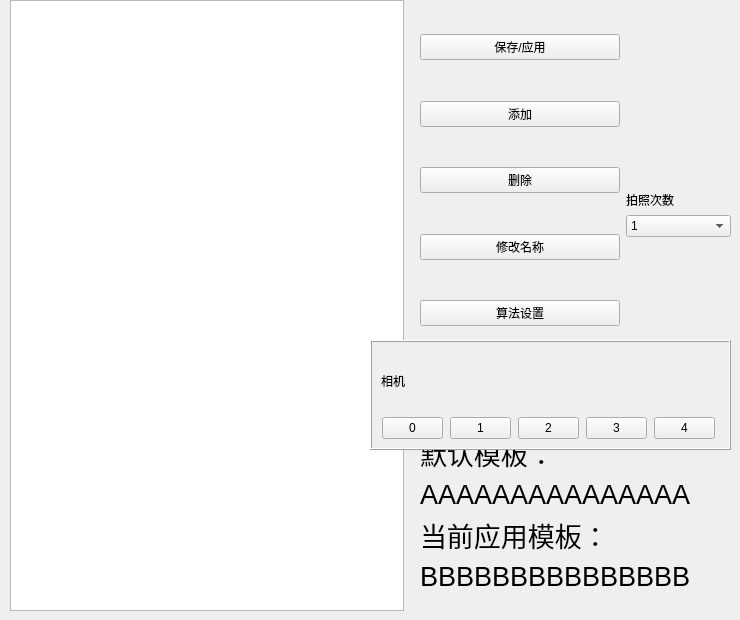
    <widget class="QWidget" name="tab_4">
     <attribute name="title">
      <string>模板管理</string>
     </attribute>
     <widget class="QWidget" name="layoutWidget1_1">
      <property name="geometry">
       <rect>
        <x>10</x>
        <y>0</y>
        <width>721</width>
        <height>611</height>
       </rect>
      </property>
      <layout class="QHBoxLayout" name="horizontalLayout_4">
       <item>
        <widget class="QListWidget" name="listWidget">
         <property name="font">
          <font>
           <family>幼圆</family>
           <pointsize>20</pointsize>
           <weight>50</weight>
           <italic>false</italic>
           <bold>false</bold>
          </font>
         </property>
        </widget>
       </item>
       <item>
        <spacer name="horizontalSpacer_23">
         <property name="orientation">
          <enum>Qt::Horizontal</enum>
         </property>
         <property name="sizeType">
          <enum>QSizePolicy::Fixed</enum>
         </property>
         <property name="sizeHint" stdset="0">
          <size>
           <width>10</width>
           <height>20</height>
          </size>
         </property>
        </spacer>
       </item>
       <item>
        <layout class="QVBoxLayout" name="verticalLayout_12">
         <item>
          <layout class="QHBoxLayout" name="horizontalLayout">
           <item>
            <layout class="QVBoxLayout" name="verticalLayout_8">
             <item>
              <spacer name="verticalSpacer_11">
               <property name="orientation">
                <enum>Qt::Vertical</enum>
               </property>
               <property name="sizeHint" stdset="0">
                <size>
                 <width>20</width>
                 <height>40</height>
                </size>
               </property>
              </spacer>
             </item>
             <item>
              <widget class="QPushButton" name="pB_Model_Apply">
               <property name="minimumSize">
                <size>
                 <width>200</width>
                 <height>0</height>
                </size>
               </property>
               <property name="maximumSize">
                <size>
                 <width>200</width>
                 <height>16777215</height>
                </size>
               </property>
               <property name="styleSheet">
                <string notr="true">font: 20pt &quot;幼圆&quot;;</string>
               </property>
               <property name="text">
                <string>保存/应用</string>
               </property>
              </widget>
             </item>
             <item>
              <spacer name="verticalSpacer_6">
               <property name="orientation">
                <enum>Qt::Vertical</enum>
               </property>
               <property name="sizeHint" stdset="0">
                <size>
                 <width>20</width>
                 <height>40</height>
                </size>
               </property>
              </spacer>
             </item>
             <item>
              <widget class="QPushButton" name="pB_Model_Add">
               <property name="minimumSize">
                <size>
                 <width>200</width>
                 <height>0</height>
                </size>
               </property>
               <property name="maximumSize">
                <size>
                 <width>200</width>
                 <height>16777215</height>
                </size>
               </property>
               <property name="styleSheet">
                <string notr="true">font: 20pt &quot;幼圆&quot;;</string>
               </property>
               <property name="text">
                <string>添加</string>
               </property>
              </widget>
             </item>
             <item>
              <spacer name="verticalSpacer_7">
               <property name="orientation">
                <enum>Qt::Vertical</enum>
               </property>
               <property name="sizeHint" stdset="0">
                <size>
                 <width>20</width>
                 <height>40</height>
                </size>
               </property>
              </spacer>
             </item>
             <item>
              <widget class="QPushButton" name="pB_Model_Delete">
               <property name="minimumSize">
                <size>
                 <width>200</width>
                 <height>0</height>
                </size>
               </property>
               <property name="maximumSize">
                <size>
                 <width>200</width>
                 <height>16777215</height>
                </size>
               </property>
               <property name="styleSheet">
                <string notr="true">font: 20pt &quot;幼圆&quot;;</string>
               </property>
               <property name="text">
                <string>删除</string>
               </property>
              </widget>
             </item>
             <item>
              <spacer name="verticalSpacer_8">
               <property name="orientation">
                <enum>Qt::Vertical</enum>
               </property>
               <property name="sizeHint" stdset="0">
                <size>
                 <width>20</width>
                 <height>40</height>
                </size>
               </property>
              </spacer>
             </item>
             <item>
              <widget class="QPushButton" name="pB_Model_ChangeName">
               <property name="minimumSize">
                <size>
                 <width>200</width>
                 <height>0</height>
                </size>
               </property>
               <property name="maximumSize">
                <size>
                 <width>200</width>
                 <height>16777215</height>
                </size>
               </property>
               <property name="styleSheet">
                <string notr="true">font: 20pt &quot;幼圆&quot;;</string>
               </property>
               <property name="text">
                <string>修改名称</string>
               </property>
              </widget>
             </item>
             <item>
              <spacer name="verticalSpacer_9">
               <property name="orientation">
                <enum>Qt::Vertical</enum>
               </property>
               <property name="sizeHint" stdset="0">
                <size>
                 <width>20</width>
                 <height>40</height>
                </size>
               </property>
              </spacer>
             </item>
             <item>
              <widget class="QPushButton" name="pB_AlgSetting">
               <property name="minimumSize">
                <size>
                 <width>200</width>
                 <height>0</height>
                </size>
               </property>
               <property name="maximumSize">
                <size>
                 <width>200</width>
                 <height>16777215</height>
                </size>
               </property>
               <property name="styleSheet">
                <string notr="true">font: 20pt &quot;幼圆&quot;;</string>
               </property>
               <property name="text">
                <string>算法设置</string>
               </property>
               <property name="checkable">
                <bool>true</bool>
               </property>
              </widget>
             </item>
             <item>
              <spacer name="verticalSpacer_10">
               <property name="orientation">
                <enum>Qt::Vertical</enum>
               </property>
               <property name="sizeHint" stdset="0">
                <size>
                 <width>20</width>
                 <height>40</height>
                </size>
               </property>
              </spacer>
             </item>
             <item>
              <widget class="QPushButton" name="pB_Model_Exit1">
               <property name="minimumSize">
                <size>
                 <width>200</width>
                 <height>0</height>
                </size>
               </property>
               <property name="maximumSize">
                <size>
                 <width>200</width>
                 <height>16777215</height>
                </size>
               </property>
               <property name="styleSheet">
                <string notr="true">font: 20pt &quot;幼圆&quot;;</string>
               </property>
               <property name="text">
                <string>退出</string>
               </property>
              </widget>
             </item>
             <item>
              <spacer name="verticalSpacer_12">
               <property name="orientation">
                <enum>Qt::Vertical</enum>
               </property>
               <property name="sizeHint" stdset="0">
                <size>
                 <width>20</width>
                 <height>40</height>
                </size>
               </property>
              </spacer>
             </item>
            </layout>
           </item>
           <item>
            <layout class="QVBoxLayout" name="verticalLayout_2">
             <item>
              <spacer name="verticalSpacer_5">
               <property name="orientation">
                <enum>Qt::Vertical</enum>
               </property>
               <property name="sizeHint" stdset="0">
                <size>
                 <width>20</width>
                 <height>40</height>
                </size>
               </property>
              </spacer>
             </item>
             <item>
              <widget class="QLabel" name="label_92">
               <property name="text">
                <string>拍照次数</string>
               </property>
              </widget>
             </item>
             <item>
              <widget class="QComboBox" name="cB_photoTimes">
               <item>
                <property name="text">
                 <string>1</string>
                </property>
               </item>
               <item>
                <property name="text">
                 <string>2</string>
                </property>
               </item>
               <item>
                <property name="text">
                 <string>3</string>
                </property>
               </item>
               <item>
                <property name="text">
                 <string>4</string>
                </property>
               </item>
               <item>
                <property name="text">
                 <string>5</string>
                </property>
               </item>
               <item>
                <property name="text">
                 <string>6</string>
                </property>
               </item>
              </widget>
             </item>
             <item>
              <spacer name="verticalSpacer_4">
               <property name="orientation">
                <enum>Qt::Vertical</enum>
               </property>
               <property name="sizeHint" stdset="0">
                <size>
                 <width>20</width>
                 <height>40</height>
                </size>
               </property>
              </spacer>
             </item>
            </layout>
           </item>
          </layout>
         </item>
         <item>
          <layout class="QVBoxLayout" name="verticalLayout_3">
           <item>
            <widget class="QLabel" name="label_54">
             <property name="minimumSize">
              <size>
               <width>0</width>
               <height>40</height>
              </size>
             </property>
             <property name="maximumSize">
              <size>
               <width>16777215</width>
               <height>40</height>
              </size>
             </property>
             <property name="font">
              <font>
               <family>幼圆</family>
               <pointsize>20</pointsize>
               <weight>50</weight>
               <italic>false</italic>
               <bold>false</bold>
              </font>
             </property>
             <property name="styleSheet">
              <string notr="true">font: 20pt &quot;幼圆&quot;;</string>
             </property>
             <property name="text">
              <string>默认模板：</string>
             </property>
            </widget>
           </item>
           <item>
            <widget class="QLabel" name="lb_DefaultName">
             <property name="minimumSize">
              <size>
               <width>311</width>
               <height>30</height>
              </size>
             </property>
             <property name="maximumSize">
              <size>
               <width>311</width>
               <height>30</height>
              </size>
             </property>
             <property name="font">
              <font>
               <family>Arial</family>
               <pointsize>20</pointsize>
               <weight>50</weight>
               <italic>false</italic>
               <bold>false</bold>
              </font>
             </property>
             <property name="styleSheet">
              <string notr="true">font: 20pt &quot;Arial&quot;;</string>
             </property>
             <property name="text">
              <string>AAAAAAAAAAAAAAA</string>
             </property>
             <property name="alignment">
              <set>Qt::AlignLeading|Qt::AlignLeft|Qt::AlignVCenter</set>
             </property>
            </widget>
           </item>
           <item>
            <widget class="QLabel" name="label_56">
             <property name="minimumSize">
              <size>
               <width>0</width>
               <height>40</height>
              </size>
             </property>
             <property name="maximumSize">
              <size>
               <width>16777215</width>
               <height>40</height>
              </size>
             </property>
             <property name="font">
              <font>
               <family>幼圆</family>
               <pointsize>20</pointsize>
               <weight>50</weight>
               <italic>false</italic>
               <bold>false</bold>
              </font>
             </property>
             <property name="styleSheet">
              <string notr="true">font: 20pt &quot;幼圆&quot;;</string>
             </property>
             <property name="text">
              <string>当前应用模板：</string>
             </property>
            </widget>
           </item>
           <item>
            <widget class="QLabel" name="lb_AppliedName">
             <property name="minimumSize">
              <size>
               <width>311</width>
               <height>30</height>
              </size>
             </property>
             <property name="maximumSize">
              <size>
               <width>311</width>
               <height>30</height>
              </size>
             </property>
             <property name="font">
              <font>
               <family>Arial</family>
               <pointsize>20</pointsize>
               <weight>50</weight>
               <italic>false</italic>
               <bold>false</bold>
              </font>
             </property>
             <property name="styleSheet">
              <string notr="true">font: 20pt &quot;Arial&quot;;</string>
             </property>
             <property name="text">
              <string>BBBBBBBBBBBBBBB</string>
             </property>
             <property name="alignment">
              <set>Qt::AlignLeading|Qt::AlignLeft|Qt::AlignVCenter</set>
             </property>
            </widget>
           </item>
           <item>
            <spacer name="verticalSpacer">
             <property name="orientation">
              <enum>Qt::Vertical</enum>
             </property>
             <property name="sizeType">
              <enum>QSizePolicy::Fixed</enum>
             </property>
             <property name="sizeHint" stdset="0">
              <size>
               <width>20</width>
               <height>20</height>
              </size>
             </property>
            </spacer>
           </item>
          </layout>
         </item>
        </layout>
       </item>
      </layout>
     </widget>
     <widget class="QFrame" name="frame_Alg">
      <property name="geometry">
       <rect>
        <x>370</x>
        <y>340</y>
        <width>361</width>
        <height>110</height>
       </rect>
      </property>
      <property name="autoFillBackground">
       <bool>true</bool>
      </property>
      <property name="frameShape">
       <enum>QFrame::Box</enum>
      </property>
      <property name="frameShadow">
       <enum>QFrame::Raised</enum>
      </property>
      <layout class="QVBoxLayout" name="verticalLayout_18">
       <item>
        <widget class="QLabel" name="label_47">
         <property name="text">
          <string>相机</string>
         </property>
        </widget>
       </item>
       <item>
        <layout class="QHBoxLayout" name="horizontalLayout_13">
         <item>
          <widget class="QPushButton" name="pB_AlgCam0">
           <property name="minimumSize">
            <size>
             <width>61</width>
             <height>0</height>
            </size>
           </property>
           <property name="maximumSize">
            <size>
             <width>61</width>
             <height>16777215</height>
            </size>
           </property>
           <property name="text">
            <string>0</string>
           </property>
          </widget>
         </item>
         <item>
          <widget class="QPushButton" name="pB_AlgCam1">
           <property name="minimumSize">
            <size>
             <width>61</width>
             <height>0</height>
            </size>
           </property>
           <property name="maximumSize">
            <size>
             <width>61</width>
             <height>16777215</height>
            </size>
           </property>
           <property name="text">
            <string>1</string>
           </property>
          </widget>
         </item>
         <item>
          <widget class="QPushButton" name="pB_AlgCam2">
           <property name="minimumSize">
            <size>
             <width>61</width>
             <height>0</height>
            </size>
           </property>
           <property name="maximumSize">
            <size>
             <width>61</width>
             <height>16777215</height>
            </size>
           </property>
           <property name="text">
            <string>2</string>
           </property>
          </widget>
         </item>
         <item>
          <widget class="QPushButton" name="pB_AlgCam3">
           <property name="minimumSize">
            <size>
             <width>61</width>
             <height>0</height>
            </size>
           </property>
           <property name="maximumSize">
            <size>
             <width>61</width>
             <height>16777215</height>
            </size>
           </property>
           <property name="text">
            <string>3</string>
           </property>
          </widget>
         </item>
         <item>
          <widget class="QPushButton" name="pB_AlgCam4">
           <property name="minimumSize">
            <size>
             <width>61</width>
             <height>0</height>
            </size>
           </property>
           <property name="maximumSize">
            <size>
             <width>61</width>
             <height>16777215</height>
            </size>
           </property>
           <property name="text">
            <string>4</string>
           </property>
          </widget>
         </item>
        </layout>
       </item>
      </layout>
     </widget>
    </widget>
